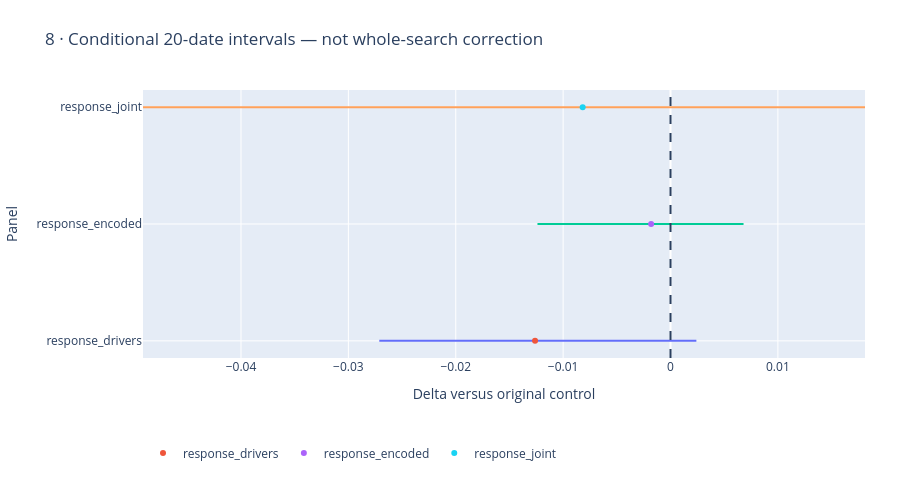

Notebook code for this chart:
### Markdown cell above
## Keep uncertainty visible

Paired blocks condition on the fitted models and this family. The historical adaptive search is not multiplicity-corrected.

### Code cell
figures[7].show()

### Figure 1 — Plotly figure (JSON) as saved in the notebook; plotly's stock layout.template omitted (floating-point values rounded to 4 significant figures)
{"data": [{"mode": "lines", "showlegend": false, "type": "scatter", "x": [-0.02712, 0.002409], "y": ["response_drivers", "response_drivers"]}, {"mode": "markers", "name": "response_drivers", "type": "scatter", "x": [-0.01262], "y": ["response_drivers"]}, {"mode": "lines", "showlegend": false, "type": "scatter", "x": [-0.01239, 0.006802], "y": ["response_encoded", "response_encoded"]}, {"mode": "markers", "name": "response_encoded", "type": "scatter", "x": [-0.001804], "y": ["response_encoded"]}, {"mode": "lines", "showlegend": false, "type": "scatter", "x": [-0.04913, 0.01811], "y": ["response_joint", "response_joint"]}, {"mode": "markers", "name": "response_joint", "type": "scatter", "x": [-0.008181], "y": ["response_joint"]}], "layout": {"height": 480, "legend": {"orientation": "h", "y": -0.3}, "margin": {"b": 100, "l": 80, "r": 35, "t": 90}, "shapes": [{"line": {"dash": "dash"}, "type": "line", "x0": 0, "x1": 0, "xref": "x", "y0": 0, "y1": 1, "yref": "y domain"}], "title": {"text": "8 · Conditional 20-date intervals — not whole-search correction"}, "xaxis": {"title": {"text": "Delta versus original control"}}, "yaxis": {"title": {"text": "Panel"}}}}
